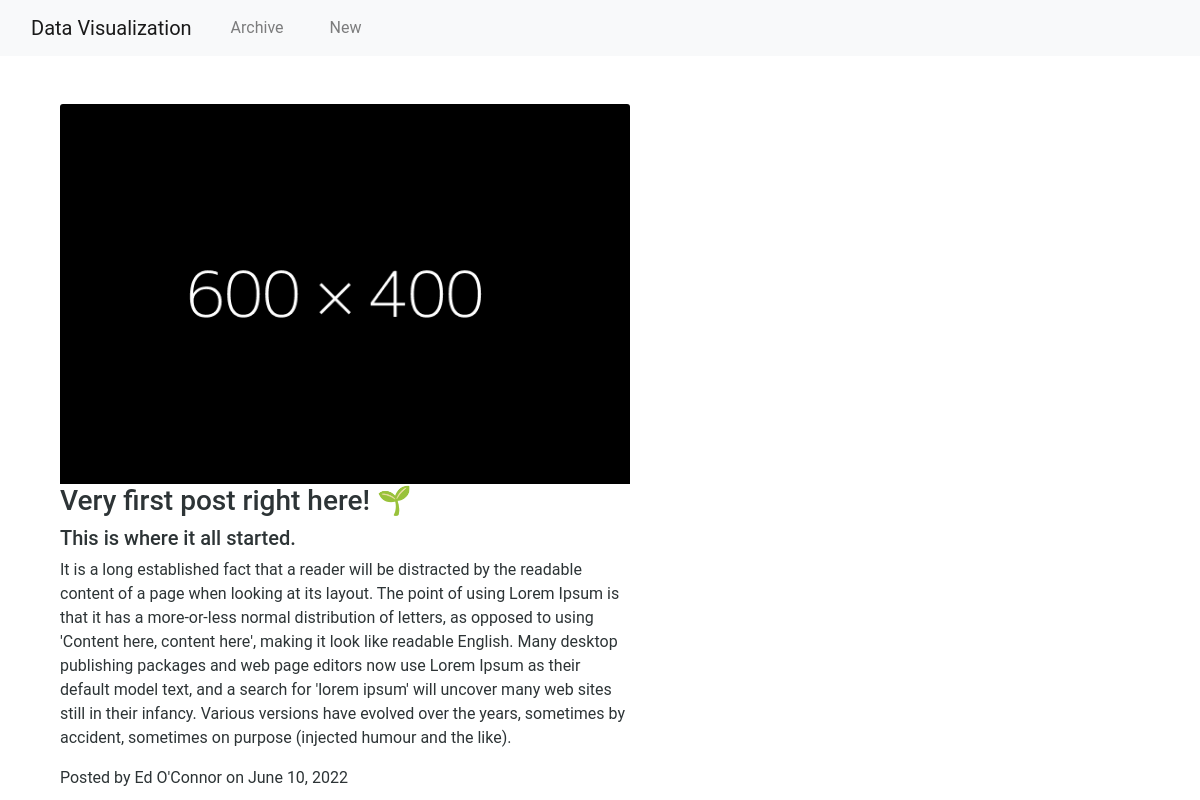
The app's page /post/1/ with its own data.
### app.py (models this page shows, shortened)
class Blogpost(db.Model):
    id = db.Column(db.Integer, primary_key=True)
    title = db.Column(db.String(50))
    subtitle = db.Column(db.String(50))
    author = db.Column(db.String(20))
    content = db.Column(db.Text)
    date_posted = db.Column(db.DateTime(timezone=True), server_default=func.now())

### app.py (the view)
@app.route("/post/<int:post_id>/")
def post(post_id):
    post = Blogpost.query.get_or_404(post_id)
    return render_template("post.html", post=post)

### templates/post.html (shortened to what this page needs)
{% extends 'base.html' %} {% block content %}
<div class="container mt-5" id="blog-container">
  <div class="col-md-12" id="blog-post">
    <img
          class="card-img-top"
          src="{{url_for('static',filename='image_' + post.id|string + '.png')}}"
          alt="img"
        />
      <h3>{{ post.title }}</h3>
      <h5>{{ post.subtitle }}</h5>
      <p>{{ post.content }}</p>
      <p class="card-text">
        Posted by {{ post.author }} on {{ post.date_posted.strftime('%B %d, %Y')
        }}
      </p>
    </div>
  </div>
  {% endblock %}

### static/style.css (style rules this page uses)
* { margin: 0; padding: 0; box-sizing: border-box; }
body { font-family: "Roboto", sans-serif; color: #2d3436; }
.container { margin-top: 25px; }
#blog-post { max-width: 50vw; align-items: center; }

### records on screen
Blogpost: title "Very first post right here! 🌱", subtitle "This is where it all started.", content "It is a long established fact that a reader will be distracted by the readable content of a page when looking at its layout. The point of using Lorem Ipsum is that it has a more-or-less normal distribution of letters, as opposed to using 'Content here, content here', making it look like readable English. Many desktop publishing packages and web page editors now use Lorem Ipsum as their default model text, and a search for 'lorem ipsum' will uncover many web sites still in their infancy. Various versions have evolved over the years, sometimes by accident, sometimes on purpose (injected humour and the like).", author "Ed O'Connor", date_posted "June 10, 2022"
